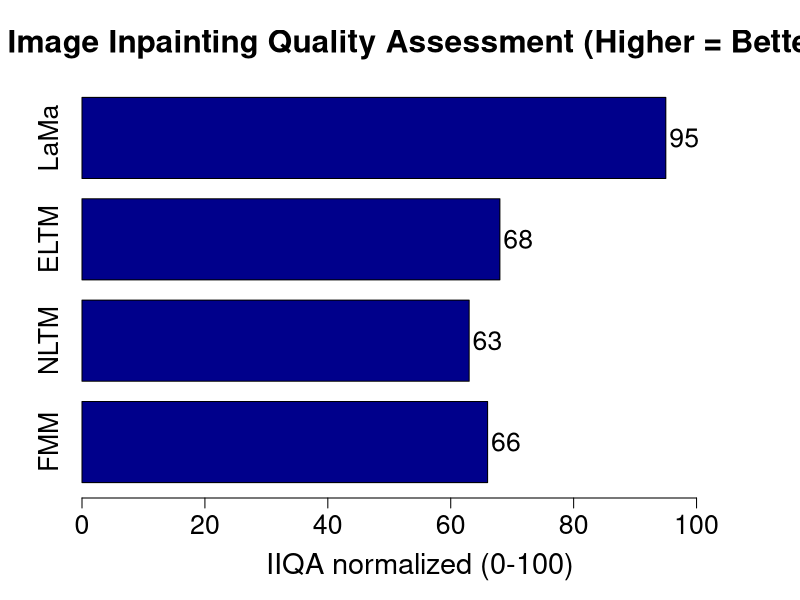

This chart was generated by the following R code:
png(filename = "BackgroundQuality.png", 
    width = 2000, 
    height = 1400,
    res = 225)

x <- c("FMM", "NLTM", "ELTM", "LaMa")
y <- c(66, 63, 68, 95)

bp <- barplot(y, 
              names.arg = x, 
              horiz = TRUE, 
              col = "darkblue", 
              xlab = "IIQA normalized (0-100)", 
              main = "Image Inpainting Quality Assessment (Higher = Better)", 
              xlim = c(0, 110),
              cex.axis = 1.6,
              cex.names = 1.6,
              cex.lab = 1.74,
              cex.main = 1.9,
              space = 0.25)

text(x = y + 3,   
     y = bp,      
     labels = y,
     cex = 1.6)

dev.off()
